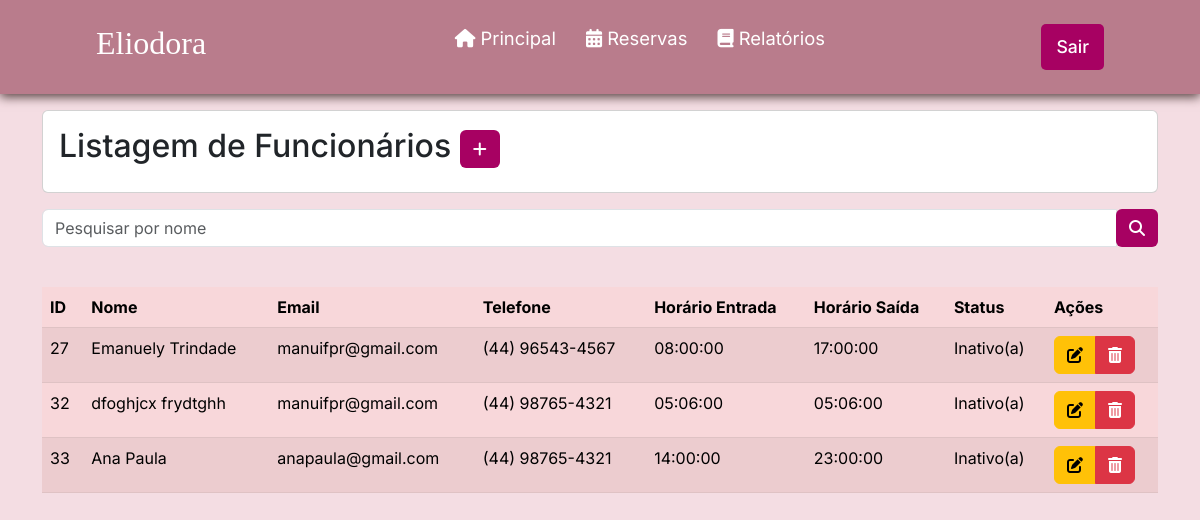
The page /listarFuncionario.php (signed in) on the database as committed earlier.
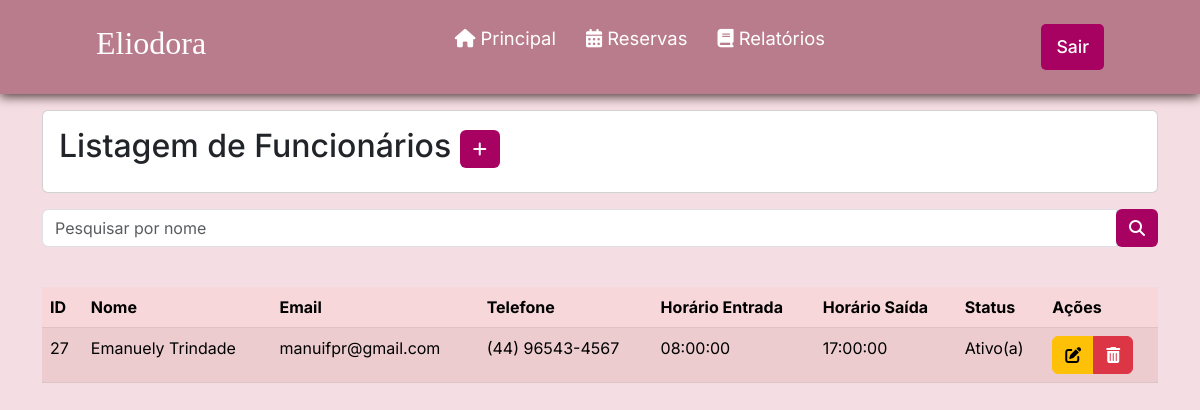
The same page on the database as committed later.
### tables this page shows
CREATE TABLE `funcionario` (
  `id` int(11) NOT NULL,
  `status` int(1) NOT NULL DEFAULT 1,
  `nome` varchar(100) NOT NULL,
  `cpf` varchar(15) NOT NULL,
  `dataNascimento` date NOT NULL,
  `genero` varchar(1) NOT NULL,
  `estado` varchar(100) NOT NULL,
  `cidade` varchar(100) NOT NULL,
  `bairro` varchar(100) NOT NULL,
  `endereco` varchar(100) NOT NULL,
  `numeroEndereco` int(11) NOT NULL,
  `cep` varchar(15) NOT NULL,
  `email` varchar(45) NOT NULL,
  `telefone` varchar(45) NOT NULL,
  `senha` varchar(100) NOT NULL,
  `confirma` varchar(100) NOT NULL,
  `dataAdmissao` date NOT NULL,
  `salario` double NOT NULL,
  `cargo` varchar(45) NOT NULL,
  `horarioEntrada` time NOT NULL,
  `horarioSaida` time NOT NULL
);

### listarFuncionario.php (the view, shortened to what this page needs)
<?php
require_once("conexao.php");
$V_WHERE = " ";
$sql = "SELECT * FROM funcionario
        WHERE 1 = 1 " . $V_WHERE;
$resultado = mysqli_query($conexao, $sql);
?>
<?php require_once("cabecalho.php"); ?>
<div class="container">
<div class="card mt-3 mb-3">
  <div class="card-body">
    <h2 class="card-title">Listagem de Funcionários
      <a href="cadastrarFuncionario.php" class="btn btn-sn" style="background-color: #a70162; color: #fff;"><i class="fa-solid fa-plus"></i>
      </a>
    </h2>
  </div>
</div>
<form method="post">
  <div class="input-group mb-3">
    <input type="text" name="nome" id="nome" class="form-control" placeholder="Pesquisar por nome" aria-label="Recipient's username" aria-describedby="basic-addon2">
    <div class="input-group-append">
      <button name="pesquisar" class="btn" style="background-color: #a70162; color: #fff;" type="submit"><i class="fa-solid fa-magnifying-glass"></i> </button>
    </form>
</div>
<br>
<div class="table-responsive">
<table class="table table-danger table-striped custom-table">
  <thead>
    <tr>
      <th scope="col">ID</th>
      <th scope="col">Nome</th>
      <th scope="col">Email</th>
      <th scope="col">Telefone</th>
      <th scope="col">Horário Entrada</th>
      <th scope="col">Horário Saída</th>
      <th scope="col">Status</th>
      <th scope="col">Ações</th>
    </tr>
  </thead>
  <tbody>
    <?php while ($linha = mysqli_fetch_array($resultado)) { ?>
      <tr>
        <td><?= $linha['id'] ?></th>
        <td><?= $linha['nome'] ?></td>
        <td><?= $linha['email'] ?></td>
        <td><?= $linha['telefone'] ?></td>
        <td><?= $linha['horarioEntrada'] ?></td>
        <td><?= $linha['horarioSaida'] ?></td>
        <td>
        <?php
        if ($linha['status'] == 1) {
          echo 'Ativo(a)';
        } else {
          echo 'Inativo(a)';
        }
        ?>
      </td>
        <td>
          <div class="btn-group">
            <a href="alterarFuncionario.php?id=<?= $linha['id'] ?>" class="btn btn-warning">
              <i class="fa-solid fa-pen-to-square"></i>
            </a>
            <a href="listarFuncionario.php?id=<?= $linha['id'] ?>" class="btn btn-danger" onclick="return confirm('Confirma exclusão')">
              <i class="fa-solid fa-trash-can"></i>
            </a>
          </div>
        </td>
      </tr>
    <?php } ?>
  </tbody>
</table>
</div>
</body>
</html>

Rows that differ between the two databases and show on the page:
removed funcionario: id "32", nome "dfoghjcx frydtghh", email "manuifpr@gmail.com", telefone "(44) 98765-4321", horarioEntrada "05:06:00", horarioSaida "05:06:00", status "Inativo(a)"
removed funcionario: id "33", nome "Ana Paula", email "anapaula@gmail.com", telefone "(44) 98765-4321", horarioEntrada "14:00:00", horarioSaida "23:00:00", status "Inativo(a)"
changed funcionario "Emanuely Trindade": status "Inativo(a)" → "Ativo(a)"
